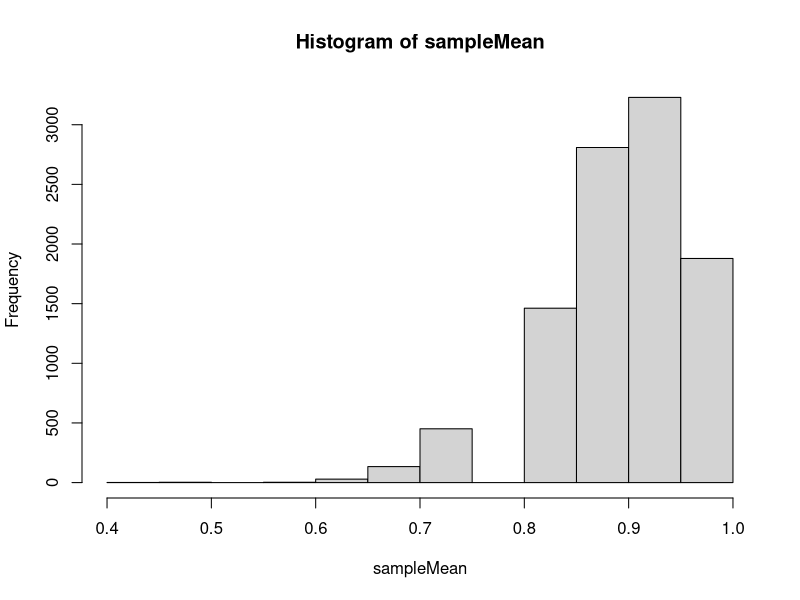
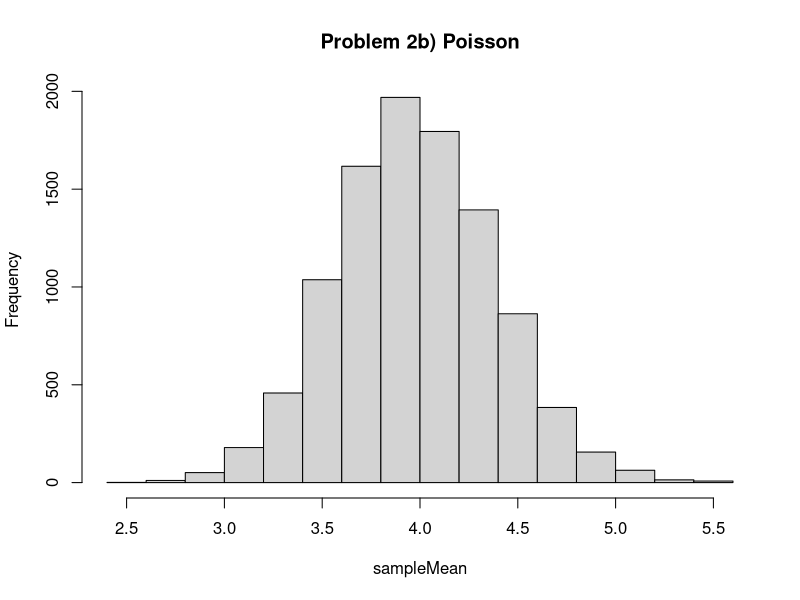

The R script that drew these images, in order:
# HW 8 
# Matthew Wilde

### Problem 1)

### b) 
p = 0.9
n = 16

sampleMean = 0
for(i in 1:10000){
  sampleMean[i] = mean(rbinom(n,1,p))
}

hist(sampleMean)
# hist(rbinom(n,1,p))


### c)
print(c("mean of sampleMean:", mean(sampleMean)))
print(c("theoretical mean of sampleMean:", p))
print(c("var of sampleMean:", var(sampleMean)))
print(c("theoretical var of sampleMean:", p*(1-p)/n))


### d)
MSE = 0
for(i in 1:10000){
  Xhat = mean(rbinom(n,1,p))
  MSE[i] = (Xhat - p)^2
}
print(paste("avererage MSE:", mean(MSE)))



### Problem 2)
### b)

lam = 4
n = 25

sampleMean = 0
for(i in 1:10000){
  sampleMean[i] = mean(rpois(n,lam))
}

hist(sampleMean, main = "Problem 2b) Poisson")

### c)
print("problem 2c:")
print(c("mean of sampleMean:", mean(sampleMean)))
print(c("theoretical mean of sampleMean:", lam))
print(c("var of sampleMean:", var(sampleMean)))
print(c("theoretical var of sampleMean:", lam/n))

### d)
MSE = 0
for(i in 1:10000){
  Xhat = mean(rpois(n,lam))
  MSE[i] = (Xhat - lam)^2
}
print(paste("avererage MSE:", mean(MSE)))


### 5) 
### a) 
3*1.64
m_0 = 0
m_a = 0.3
sig = 3
n = 36
z = qnorm(0.95)
power = 1 - pnorm(sqrt(n)*(m_0 - m_a)/sig + z)
print(paste("power =", power))

### c)
for (n in 100:1000){
  power = 1 - pnorm(sqrt(n)*(m_0 - m_a)/sig + z)
  if (power > 0.8){
    break
  }
}
print(paste("power =", power))
print(paste("n =", n))